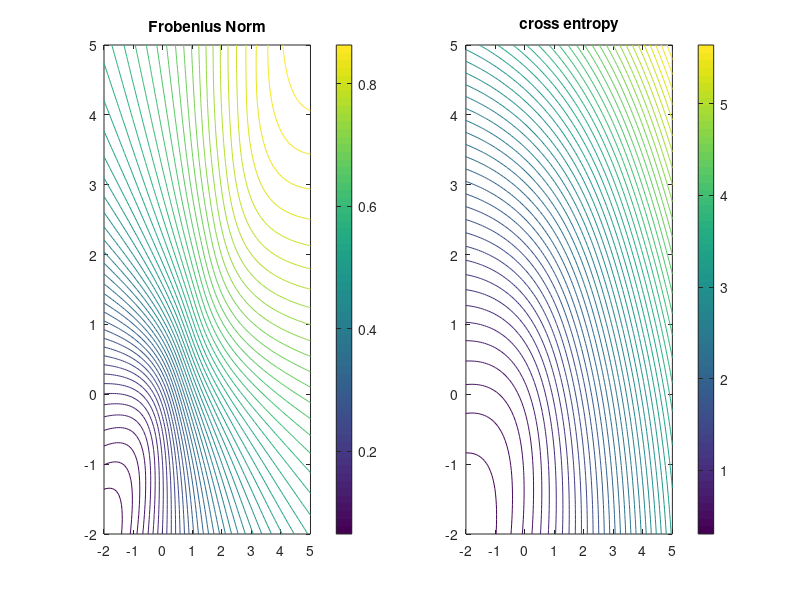

Here is the MATLAB script that generated this plot:
%==============================================================================
% This code is part of the course materials for
% Numerical Methods for Deep Learning
% For details and license info see https://github.com/IPAIopen/NumDL-MATLAB
%==============================================================================
%
% This basic example illustrates the convexity of the entropy function
% 
nex = 100;
nf  = 2;

Y   = randn(nex,nf);
C1  = sum(Y,2)>0;
C   = [C1 1-C1];

[W1,W2] = meshgrid(linspace(-2,5,101));

F = zeros(101,101);
F2 = F;
for i=1:101
    for j=1:101
        Hp = 1./(1+exp(Y*[W1(i,j);W2(i,j)]));
        Hp= [Hp 1-Hp];
        Cp = Hp./(sum(Hp,2));
       F(i,j) = 0.5*norm(Cp-C)^2/nex;
       
       F2(i,j) = -sum(sum(C.*log(Cp)))/nex;
    end
end

figure; 
subplot(1,2,1)
contour(W1,W2,F,50)
title('Frobenius Norm')
colorbar

subplot(1,2,2)
contour(W1,W2,F2,50)
title('cross entropy')
colorbar;